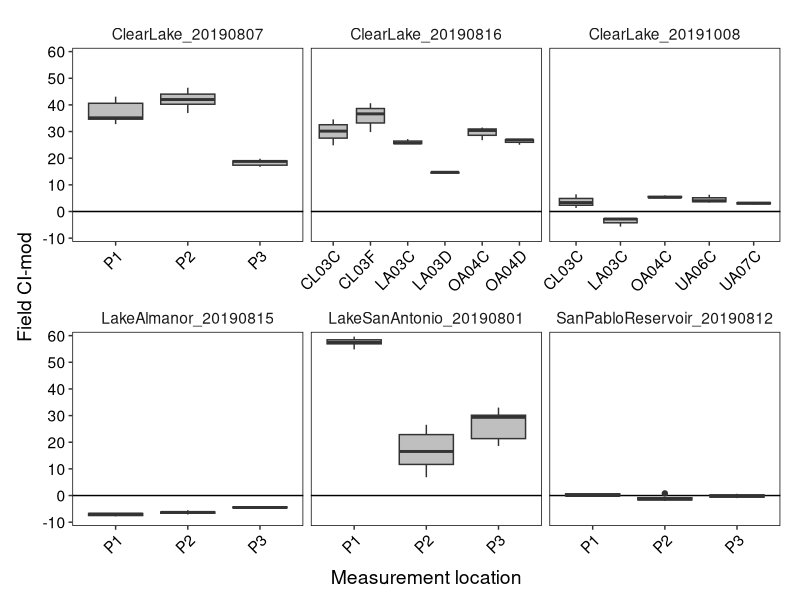
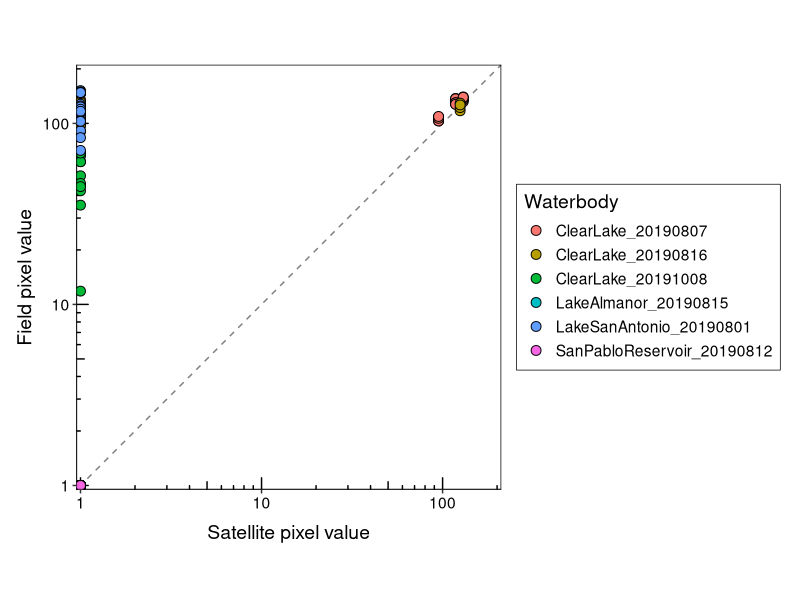
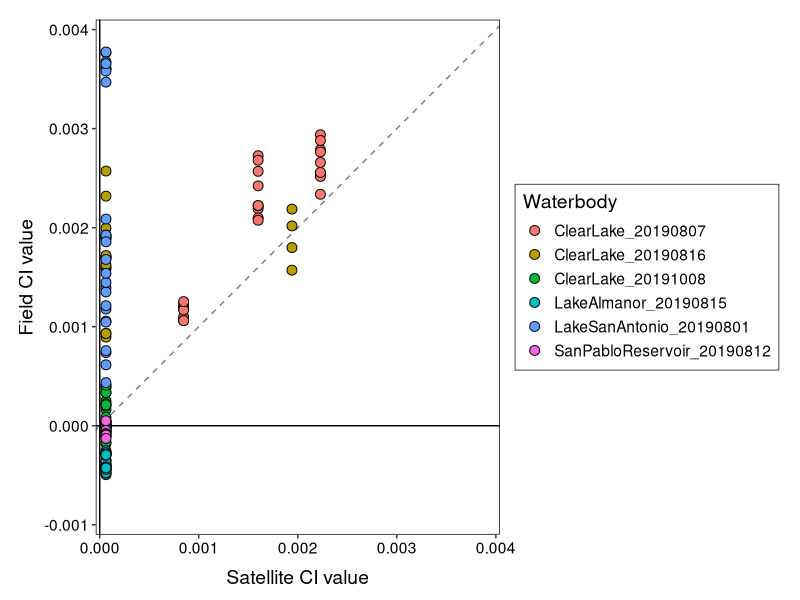
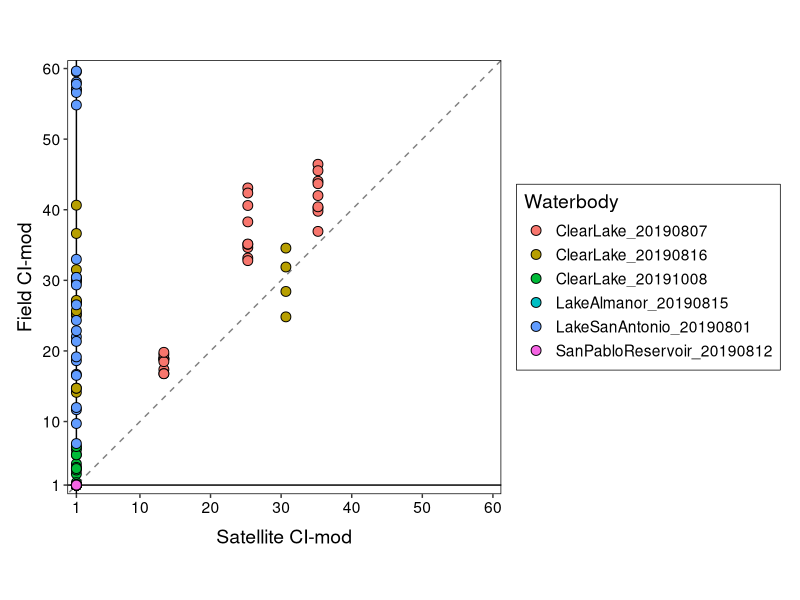
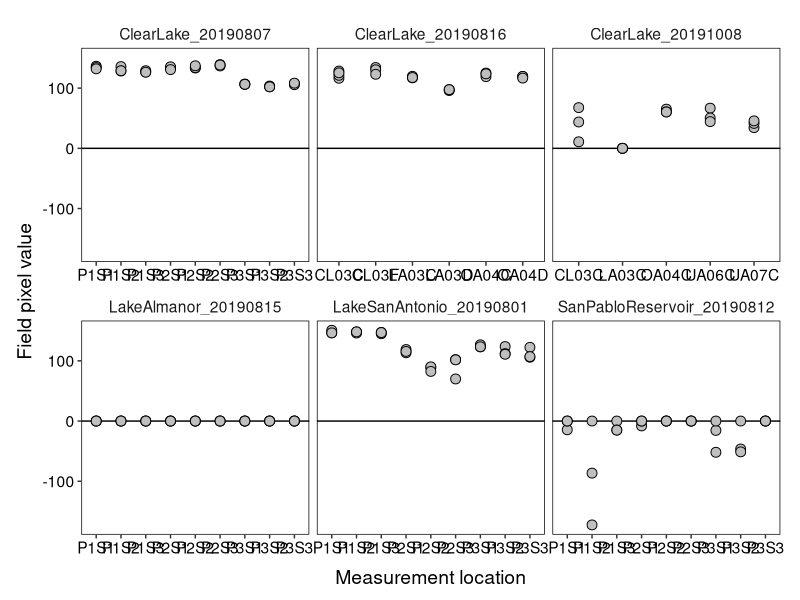
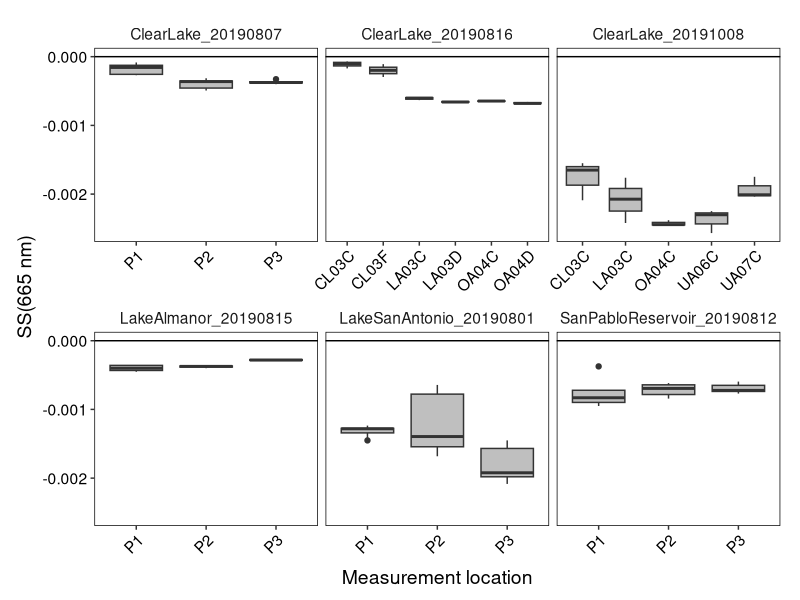
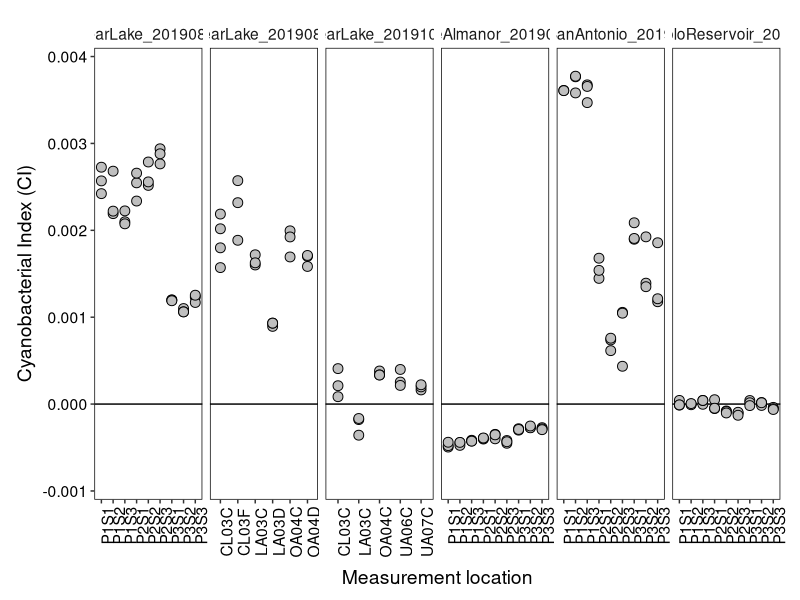
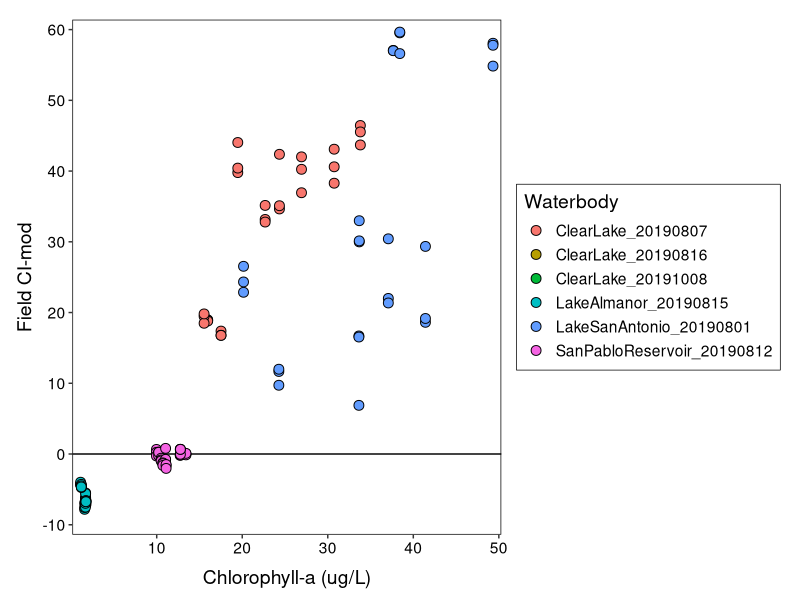

Here is the R script that generated these plots, in order:
## Script to plot the rrs and CI values
## OLCI bands (nanometers, nm) 620, 665, 681, and 709

## TXT files generated in calc_CI_from_rrs.R script. Run this script first

#### Libraries
library(tidyverse)
library(ggplot2)

## Read in CI and rrs data
ci_fs <- read_tsv("Data/CI_field_sat_h2o_data.tsv") 
ci_fs_mod <- ci_fs %>% 
  mutate(ci_mod = ifelse(ci_mod < 0, 1, ci_mod),
         ci_mod_sat = ifelse(ci_mod < 1, 1, ci_mod_sat))





# rrs_bands <- read_tsv("Data/rrs_OLCI_band_values.tsv") %>% 
#   mutate(nm= ifelse(band == "b07_620", 620,
#                     ifelse(band == "b08_665", 665,
#                            ifelse(band == "b10_681", 681, 709))))


make_olci_band_plots <- function(df, sampID, out_dir){
  
  # Filter data by band type
  point_df <- filter(df, df$uniqueID == sampID, band != "b07_620")
  line_df <- filter(df, uniqueID == sampID, band == "b08_665" | band == "b11_709")
  
  plot1 <- ggplot() +
    geom_line(data= line_df,
              aes(x= nm, y= rrs, group= sampID), linetype= "dashed", size= 0.25) +
    geom_point(data= point_df, 
               aes(x= nm, y= rrs), size= 3) +
    labs(x= "OLCI bands (nm)", y= "Remote sensed reflectance (rrs)") +
    scale_x_continuous(breaks= c(665, 681, 709)) +
    scale_y_continuous(limits= c(min(df$rrs), max(df$rrs))) +
    ggtitle(sampID) +
    theme_bw(base_size= 16)
  
  ggsave(plot1, filename= str_c("olci_bands-", sampID, ".jpg"), path=out_dir, dpi= 300, height= 5.5, width= 5, units= "in")
  
  
}
#map(rrs_bands$uniqueID, function(x) make_olci_band_plots(df= rrs_bands, sampID= x, out_dir= "Data/olci_band_plots"))

#### GGPLOT THEMES ############################
theme_sat <- theme(panel.grid = element_blank(),
                  plot.margin = unit(c(0.5, 0.5, 0.5, 0.5), "cm"),
                  text = element_text(size= 14),
                  plot.background = element_rect(fill = "transparent", color= "transparent"), # bg of the plot
                  panel.background = element_rect(fill= "transparent", color= "transparent"),
                  panel.border= element_rect(fill= "transparent", color= "black", linetype= "solid", size= 0.5),
                  panel.ontop = TRUE,
                  axis.text = element_text(colour="black"),
                  axis.title.x = element_text(vjust = -0.75),
                  axis.title.y = element_text(vjust = 1.5),
                  legend.background = element_rect(size=0.25, color="black", fill= "transparent"),
                  legend.key = element_blank(),
                  strip.background=element_rect(fill="transparent", color="transparent"),
                  #axis.text.x = element_text(angle= 45, hjust= 1),
                  legend.position = "right")


## CI-mod X WATERBODY

ggplot(data= ci_fs, aes(x= pixel, y= ci_mod)) +
  geom_hline(yintercept = 0) +
  geom_boxplot(fill= "gray75") +
  #geom_point(size= 2, color= "black", alpha= 0.4) +
  labs(x= "Measurement location", y= "Field CI-mod") +
  scale_fill_discrete(name= "Waterbody") +
  scale_y_continuous(limits= c(-10, 60), breaks= seq(-10, 60, by= 10), expand= c(0.02, 0)) +
  #facet_grid(.~waterbody, scales= "free_x") +
  facet_wrap(~waterbody, ncol= 3, scales= "free_x") +
  theme_sat +
  theme(axis.text.x= element_text(angle= 45, hjust= 1))

ggsave(last_plot(), filename= "ci_mod_wbd.jpg", height= 6, width= 8, units= "in", dpi= 300,
       path= "Data/Figures_output")




## CI PIXELS FIELD X SAT
cifs_lims <- c(1, 200)
#cifs_brks <- seq(1, 150, by= 25)

ggplot(data= ci_fs_mod) +
  annotation_logticks() +
  geom_abline(aes(slope= 1, intercept= 0), linetype= "dashed", color= "gray50") +
  geom_hline(yintercept = 0) +
  geom_vline(xintercept = 0) +
  geom_point(aes(x= pix_val_sat+1, y= pix_val+1, fill= waterbody), size= 3, shape= 21) +
  labs(x= "Satellite pixel value", y= "Field pixel value") +
  scale_fill_discrete(name= "Waterbody") +
  #scale_x_continuous(limits= cifs_lims, breaks= cifs_brks, expand= c(0.02, 0)) +
  #scale_y_continuous(limits= cifs_lims, breaks= cifs_brks, expand= c(0.02, 0)) +
  scale_x_log10(limits= cifs_lims, expand= c(0.01, 0)) +
  scale_y_log10(limits= cifs_lims, expand= c(0.01, 0)) +
  coord_equal() +
  theme_sat

ggsave(last_plot(), filename= "ci_pixel_fs.jpg", height= 6, width= 8, units= "in", dpi= 300,
       path= "Data/Figures_output")

## CI FIELD X SAT
ci_lims <- c(-0.001, 0.004)
ci_brks <- seq(-0.001, 0.004, by= 0.001)

ggplot(data= ci_fs) +
  geom_abline(aes(slope= 1, intercept= 0), linetype= "dashed", color= "gray50") +
  geom_hline(yintercept = 0) +
  geom_vline(xintercept = 0) +
  geom_point(aes(x= ci_sat, y= ci, fill= waterbody), size= 3, shape= 21) +
  labs(x= "Satellite CI value", y= "Field CI value") +
  scale_fill_discrete(name= "Waterbody") +
  scale_x_continuous(limits= c(0, 0.004), breaks= ci_brks, expand= c(0.01, 0)) +
  scale_y_continuous(limits= ci_lims, breaks= ci_brks, expand= c(0.02, 0)) +
  coord_equal() +
  theme_sat

ggsave(last_plot(), filename= "ci_fs.jpg", height= 6, width= 8, units= "in", dpi= 300,
       path= "Data/Figures_output")


## CI-mod FIELD X SAT
cimod_lims <- c(0.9, 60)
cimod_brks <- c(1, seq(10, 60, by= 10))

ggplot(data= ci_fs_mod) +
  geom_abline(aes(slope= 1, intercept= 0), linetype= "dashed", color= "gray50") +
  geom_hline(yintercept = 1) +
  geom_vline(xintercept = 1) +
  geom_point(aes(x= ci_mod_sat, y= ci_mod, fill= waterbody), size= 3, shape= 21) +
  labs(x= "Satellite CI-mod", y= "Field CI-mod") +
  scale_fill_discrete(name= "Waterbody") +
  scale_x_continuous(limits= cimod_lims, breaks= cimod_brks, expand= c(0.02, 0)) +
  scale_y_continuous(limits= cimod_lims, breaks= cimod_brks, expand= c(0.02, 0)) +
  coord_equal() +
  theme_sat

ggsave(last_plot(), filename= "ci_mod_fs.jpg", height= 6, width= 8, units= "in", dpi= 300,
       path= "Data/Figures_output")



## CI PIXELS X WATERBODY

ggplot(data= ci_fs) +
  geom_hline(yintercept = 0) +
  geom_point(aes(x= pix_site, y= pix_val), size= 3, shape= 21, fill= "gray75") +
  labs(x= "Measurement location", y= "Field pixel value") +
  scale_fill_discrete(name= "Waterbody") +
  #facet_grid(.~waterbody, scales= "free_x") +
  facet_wrap(~waterbody, ncol= 3, scales= "free_x") +
  theme_sat#+
  #theme(axis.text.x= element_text(angle= 90))

ggsave(last_plot(), filename= "ci_pix_wbd.jpg", height= 6, width= 8, units= "in", dpi= 300,
       path= "Data/Figures_output")


## SS(665) X WATERBODY

ggplot(data= ci_fs, aes(x= pixel, y= ss665)) +
  geom_hline(yintercept = 0) +
  geom_boxplot(fill= "gray75") +
  labs(x= "Measurement location", y= "SS(665 nm)") +
  scale_fill_discrete(name= "Waterbody") +
  #scale_y_continuous(limits= c(-10, 60), breaks= seq(-10, 60, by= 10), expand= c(0.02, 0)) +
  # facet_grid(.~waterbody, scales= "free_x") +
  facet_wrap(~waterbody, ncol= 3, scales= "free_x") +
  theme_sat +
  theme(axis.text.x= element_text(angle= 45, hjust= 1))

ggsave(last_plot(), filename= "ss665_wbd.jpg", height= 6, width= 8, units= "in", dpi= 300,
       path= "Data/Figures_output")





## CI X WATERBODY

ggplot(data= ci_fs) +
  geom_hline(yintercept = 0) +
  geom_point(aes(x= pix_site, y= ci), size= 3, shape= 21, fill= "gray75") +
  labs(x= "Measurement location", y= "Cyanobacterial Index (CI)") +
  scale_fill_discrete(name= "Waterbody") +
  scale_y_continuous(limits= c(-0.001, 0.004), expand= c(0.02, 0)) +
  facet_grid(.~waterbody, scales= "free_x") +
  theme_sat +
  theme(axis.text.x= element_text(angle= 90))

ggsave(last_plot(), filename= "ci_wbd.jpg", height= 6, width= 8, units= "in", dpi= 300,
       path= "Data/Figures_output")



## CI-mod X CHLA
ggplot(data= ci_fs) +
  geom_hline(yintercept = 0) +
  geom_point(aes(x= chla_ugL, y= ci_mod, fill= waterbody), size= 3, shape= 21) +
  labs(x= "Chlorophyll-a (ug/L)", y= "Field CI-mod") +
  scale_fill_discrete(name= "Waterbody") +
  scale_x_continuous(expand= c(0.02, 0)) +
  scale_y_continuous(limits= c(-10, 60), breaks= seq(-10, 60, by= 10), expand= c(0.02, 0)) +
  theme_sat

ggsave(last_plot(), filename= "ci_mod_chla.jpg", height= 6, width= 8, units= "in", dpi= 300,
       path= "Data/Figures_output")

